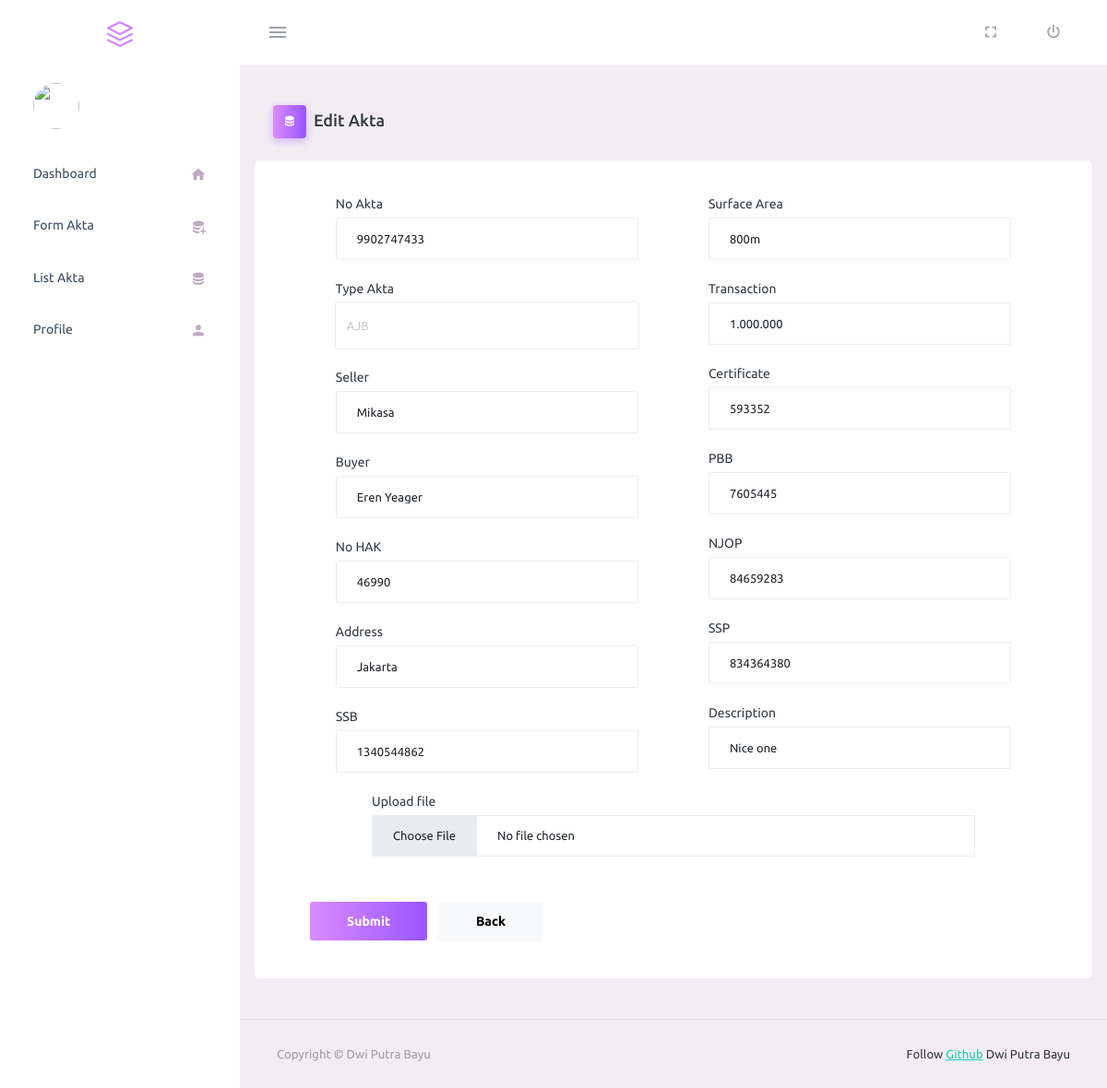
Before: /admin/editakta.php?id=1 with the older database file.
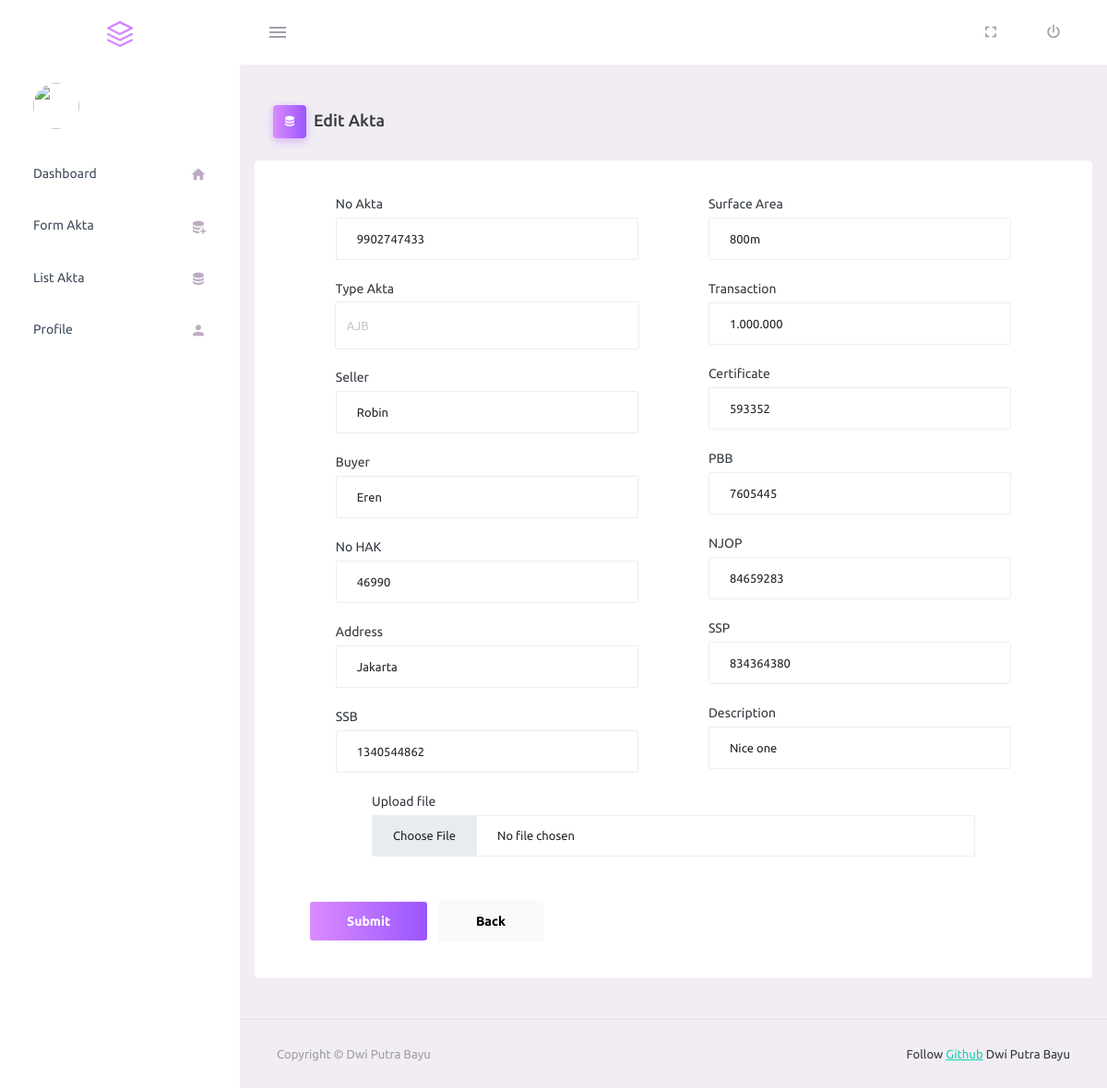
After: the same page with the newer database file.
### tables this page shows
CREATE TABLE `akta` (
  `id` int(11) NOT NULL,
  `no_akta` varchar(255) NOT NULL,
  `type_akta` varchar(255) NOT NULL,
  `seller` varchar(255) NOT NULL,
  `buyer` varchar(255) NOT NULL,
  `no_hak` int(5) NOT NULL,
  `address` varchar(255) NOT NULL,
  `surface_area` varchar(255) NOT NULL,
  `transaction` varchar(255) NOT NULL,
  `certificate` int(6) NOT NULL,
  `pbb` int(7) NOT NULL,
  `njop` int(8) NOT NULL,
  `ssp` int(9) NOT NULL,
  `ssb` int(10) NOT NULL,
  `description` varchar(255) NOT NULL,
  `pdf_akta` text NOT NULL,
  `created_at` timestamp NOT NULL DEFAULT current_timestamp()
);

### admin/editakta.php (the view, shortened to what this page needs)
<?php
require "../include/db.php";
$data = mysqli_query($db, "SELECT * FROM akta WHERE id = '".$_GET['id']."'");
$r = mysqli_fetch_array($data);
$no_akta = $r['no_akta'];
$type_akta = $r['type_akta'];
$seller = $r['seller'];
$buyer = $r['buyer'];
$no_hak = $r['no_hak'];
$address = $r['address'];
$surface_area = $r['surface_area'];
$transaction = $r['transaction'];
$certificate = $r['certificate'];
$pbb = $r['pbb'];
$njop = $r['njop'];
$ssp = $r['ssp'];
$ssb = $r['ssb'];
$description = $r['description'];
?>
<!DOCTYPE html>
<html lang="en">
<?php require "partials/head.php" ?>
<body>
    <div class="container-scroller">
        <?php require "partials/navbar.php" ?>
        <div class="container-fluid page-body-wrapper">
            <?php require "partials/sidebar.php" ?>
            <div class="main-panel">
                <div class="content-wrapper">
                    <div class="page-header">
                        <h3 class="page-title">
                            <span class="page-title-icon bg-gradient-primary text-white me-2">
                                <i class="mdi mdi-database"></i>
                            </span>Edit Akta
                        </h3>
                    </div>
                    <div class="row">
                        <div class="card">
                            <div class="card-body">
                                <form class="forms-sample" action="" method="POST" enctype="multipart/form-data">
                                    <div class="d-flex justify-content-evenly gap-5">
                                        <div class="col-md-5">
                                            <div class="form-group">
                                                <label for="NoAkta">No Akta</label>
                                                <input type="text" class="form-control" id="NoAkta" name="no_akta"
                                                    value="<?= $no_akta ?>">
                                            </div>
                                            <div class="form-group">
                                                <label for="TypeAkta">Type Akta</label>
                                                <select class="form-control" style="height: 50px;" id="TypeAkta"
                                                    name="type_akta">
                                                    <option value="AJB"
                                                        <?php if($type_akta == "AJB") echo "selected" ?>>AJB</option>
                                                </select>
                                            </div>
                                            <div class="form-group">
                                                <label for="Seller">Seller</label>
                                                <input type="text" class="form-control" id="Seller" name="seller"
                                                    value="<?= $seller ?>">
                                            </div>
                                            <div class="form-group">
                                                <label for="buyer">Buyer</label>
                                                <input type="text" class="form-control" id="buyer" name="buyer"
                                                    value="<?= $buyer ?>">
                                            </div>
                                            <div class="form-group">
                                                <label for="NoHAK">No HAK</label>
                                                <input type="text" class="form-control" id="NoHAK" name="no_hak"
                                                    value="<?= $no_hak ?>">
                                            </div>
                                            <div class="form-group">
                                                <label for="Address">Address</label>
                                                <input type="text" class="form-control" id="Address" name="address"
                                                    value="<?= $address ?>">
                                            </div>
                                            <div class="form-group">
                                                <label for="SSB">SSB</label>
                                                <input type="text" class="form-control" id="SSB" name="ssb"
                                                    value="<?= $ssb ?>">
                                            </div>
                                        </div>
                                        <div class="col-md-5">
                                            <div class="form-group">
                                                <label for="SurfaceArea">Surface Area</label>
                                                <input type="text" class="form-control" id="SurfaceArea"
                                                    name="surface_area" value="<?= $surface_area ?>">
                                            </div>
                                            <div class="form-group">
                                                <label for="Transaction">Transaction</label>
                                                <input type="text" class="form-control" id="Transaction"
                                                    name="transaction" value="<?= $transaction ?>">
                                            </div>
                                            <div class="form-group">
                                                <label for="Certificate">Certificate</label>
                                                <input type="text" class="form-control" id="Certificate"
                                                    name="certificate" value="<?= $certificate ?>">
                                            </div>
                                            <div class="form-group">
                                                <label for="PBB">PBB</label>
                                                <input type="text" class="form-control" id="PBB" name="pbb"
                                                    value="<?= $pbb ?>">
                                            </div>
                                            <div class="form-group">
                                                <label for="NJOP">NJOP</label>
                                                <input type="text" class="form-control" id="NJOP" name="njop"
                                                    value="<?= $njop ?>">
                                            </div>
                                            <div class="form-group">
                                                <label for="Description">SSP</label>
                                                <input type="text" class="form-control" id="SSP" name="ssp"
                                                    value="<?= $ssp ?>">
                                            </div>
                                            <div class="form-group">
                                                <label for="Description">Description</label>
                                                <input type="text" class="form-control" id="Description"
                                                    name="description" value="<?= $description ?>">
                                            </div>
                                        </div>
                                    </div>
                                    <div class="form-group" style="margin: 0 67px;">
                                        <label for="pdf">Upload file</label>
                                        <input type="file" class="form-control file-upload-info" id="pdf"
                                            name="pdf_akta">
                                    </div>
                                    <div class="mt-5">
                                        <button type="submit" name="update"
                                            class="btn btn-gradient-primary me-2">Submit</button>
                                        <input class="btn btn-light" type="button" onclick="history.back()" value="Back">
                                    </div>
                                </form>
                            </div>
                        </div>
                    </div>
                </div>
                <?php require "partials/footer.php" ?>
            </div>
        </div>
    </div>
</body>
</html>

### admin/partials/head.php (shortened to what this page needs)
<head>
    <link href="https://cdn.jsdelivr.net/npm/bootstrap@5.2.3/dist/css/bootstrap.min.css" rel="stylesheet"
>
    <link rel="stylesheet" href="assets/vendors/mdi/css/materialdesignicons.min.css">
    <link rel="stylesheet" href="assets/vendors/css/vendor.bundle.base.css">
    <link rel="stylesheet" href="assets/css/style.css">
</head>

### admin/partials/navbar.php (shortened to what this page needs)
<nav class="navbar default-layout-navbar col-lg-12 col-12 p-0 fixed-top d-flex flex-row">
  <div class="text-center navbar-brand-wrapper d-flex align-items-center justify-content-center">
    <a class="navbar-brand brand-logo" href="index.php">
      <img src="assets/images/logo-mini.svg" alt="logo" />
    </a>
  </div>
  <div class="navbar-menu-wrapper d-flex align-items-stretch">
    <button class="navbar-toggler navbar-toggler align-self-center" type="button" data-toggle="minimize">
      <span class="mdi mdi-menu"></span>
    </button>
    <ul class="navbar-nav navbar-nav-right">
      <li class="nav-item nav-profile dropdown">
        <a class="nav-link" href="../admin/profile.php">
        </a>
      </li>
      <li class="nav-item d-none d-lg-block full-screen-link">
        <a class="nav-link">
          <i class="mdi mdi-fullscreen" id="fullscreen-button"></i>
        </a>
      </li>
      <li class="nav-item nav-logout d-none d-lg-block">
        <a class="nav-link" href="../admin/logout.php">
          <i class="mdi mdi-power"></i>
        </a>
      </li>
    </ul>
  </div>
</nav>

### admin/partials/sidebar.php (shortened to what this page needs)
<nav class="sidebar sidebar-offcanvas" id="sidebar">
  <ul class="nav">
    <li class="nav-item nav-profile">
      <a href="#" class="nav-link">
      <img src="../assets/img/<?php echo $_SESSION['user_profile'] ?>" class="rounded-circle" height="50"
            width="50">
      </a>
    </li>
    <li class="nav-item">
      <a class="nav-link" href="index.php">
        <span class="menu-title">Dashboard</span>
        <i class="mdi mdi-home menu-icon"></i>
      </a>
    </li>
    <li class="nav-item">
      <a class="nav-link" href="formakta.php">
        <span class="menu-title">Form Akta</span>
        <i class="mdi mdi-database-plus menu-icon"></i>
      </a>
    </li>
    <li class="nav-item">
      <a class="nav-link" href="listakta.php?viewakta=true">
        <span class="menu-title">List Akta</span>
        <i class="mdi mdi-database menu-icon"></i>
      </a>
    </li>
    <li class="nav-item">
      <a class="nav-link" href="profile.php">
        <span class="menu-title">Profile</span>
        <i class="mdi mdi-account menu-icon"></i>
      </a>
    </li>
  </ul>
</nav>

### admin/partials/footer.php (shortened to what this page needs)
<footer class="footer">
  <div class="container-fluid d-flex justify-content-between">
    <span class="text-muted d-block text-center text-sm-start d-sm-inline-block">Copyright © Dwi Putra Bayu</span>
    <span class="float-none float-sm-end mt-1 mt-sm-0 text-end"> Follow <a
        href="https://github.com/dpbayu" target="_blank">Github</a> Dwi Putra Bayu</span>
  </div>
</footer>

Changed rows visible on the page:
changed akta "AJB": seller "Mikasa" → "Robin"; buyer "Eren Yeager" → "Eren"
